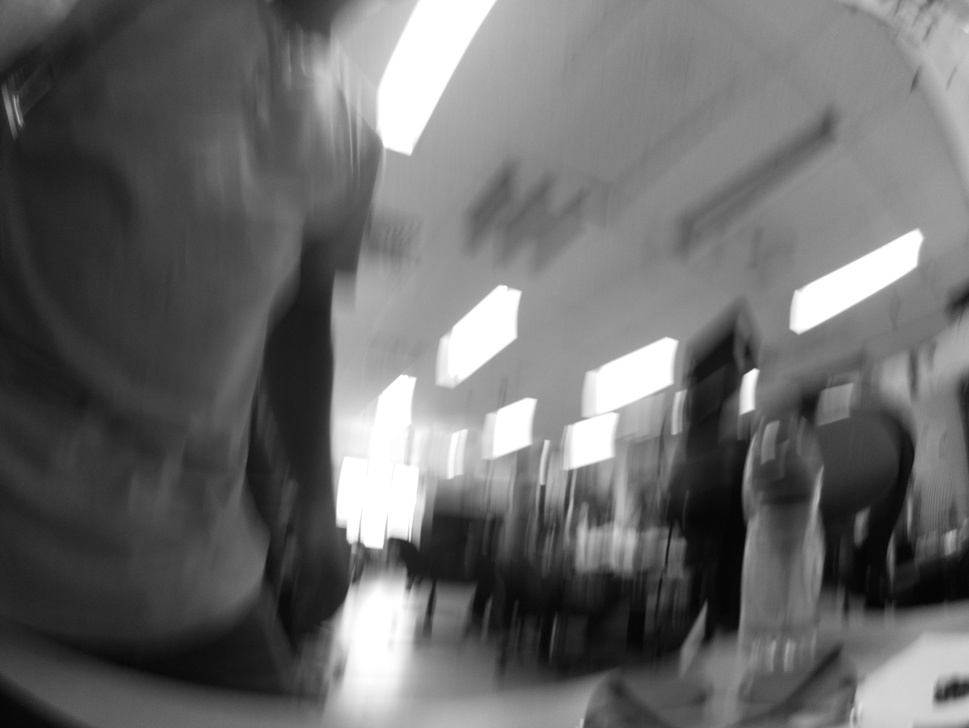
#> input picture yada_yada/1.jpg, 969 x 728 px, shrunk from 3280 x 2464 before the run, found by its file name
$ python Initiallize.py   (older library calls are emulated)
#> lines starting #> are read from the running program, lines starting #| are printed output that depends on the picture
import os
import cv2
import math

import base64

from pathlib import Path
import numpy as np


def main(name,path='', camera=0):
#> called with name = '1.jpg', camera = 0
    light_threshold=0.0001
    curve_dark_threshhold=0.5
    stars_dark_threshhold = 0.8

    #tate a picture
    #cahnge to: /pic/name
    #name_jpg='/pic/'+name+'.jpg'

    #os.system('raspistill -o -cs {} {}'.format(camera,name_jpg) )
    frame=cv2.imread(path+'pic/'+name)
#> frame is the input picture: shape (728, 969, 3); min 4, max 255, mean 106.4
    frame=cv2.cvtColor(frame, cv2.COLOR_BGR2GRAY)
#> frame: shape (728, 969)

    #get dark and light pixles:
    dark, light=dark_light(frame)
    qual= quality(frame)
    b_qual= int_to_bytes(qual)
    print('quality', qual)


    #compress to jpeg- get size:
    png_compression=50

    #change name- to /yadayada/name
    cv2.imwrite(path+'yada_yada/'+name, frame,[int(cv2.IMWRITE_PNG_COMPRESSION), png_compression])
    statinfo = os.stat(path+'yada_yada/'+name)
    size=int(statinfo.st_size/1000)
    b_size=int_to_bytes(size)
    print ('size', size)

    #classify the frame: 1- earth curve, 2- stars, 3-sun 0- unknown
    classify=0
    if(dark<curve_dark_threshhold):
        classify=1
    if (dark > stars_dark_threshhold):
        classify = 2
    if(light> light_threshold):
        classify=3
    b_classify=int_to_bytes(classify)
    print('classify:' ,classify)

    b_dark = float_to_int(dark, 1)
    b_dark = int_to_bytes(b_dark)

    b_light = float_to_int(light, 1)
    b_light = int_to_bytes(b_light)
    print('dark', dark,'light', light)

    #turn name to bytes:
    name=1
    b_name=int_to_bytes(int(name))
    #write file discriptor:
    #chamge to /to_send/name/
    file = open(str(0)+'.txt', "wb")
    print(b_name, b_dark, b_light,  b_qual, b_size,b_classify)
    file.write(b_dark)

    file.write(b_light)

    file.write(b_qual)

    file.write(b_size)

    file.write(b_classify)
    file.close()
    os.system('cd temp &&  mkdir {}'.format(name))
    crop(320, 180, name=name,path=path, frame=frame)
    images_to_file(name=name,path=path, type=1)

    # [8 lines of commented-out code are left out]
def dark_light(frame):
    imgheight, imgwidth = frame.shape[:2]
#> imgheight = 728; imgwidth = 969
    size = imgheight * imgwidth
#> size = 705432
    dark = 0
    light = 0
    for i in range(0, imgheight):
        for j in range(0, imgwidth):
            if (frame[i][j] < 5):
                dark = dark + 1
            if (frame[i][j] > 250):
                light = light + 1
#> after the loop, dark = 40; light = 35219
    #print(dark, light)
    dark=dark/size
#> dark = 5.67e-05
    light=light/size
#> light = 0.0499
#> in main, `dark, light=dark_light(frame)`: dark = 5.67e-05; light = 0.0499

    return dark,light

def quality(image):
    imgheight, imgwidth = image.shape[:2]
#> imgheight = 728; imgwidth = 969

    # (minVal, maxVal, minLoc, maxLoc) = cv2.minMaxLoc(gray)
    # sobelx = cv2.Sobel(image,cv2.CV_64F,1,0,ksize=11)
    # sobelx=sobelx*255
    edges = cv2.Canny(image, 80, 250)
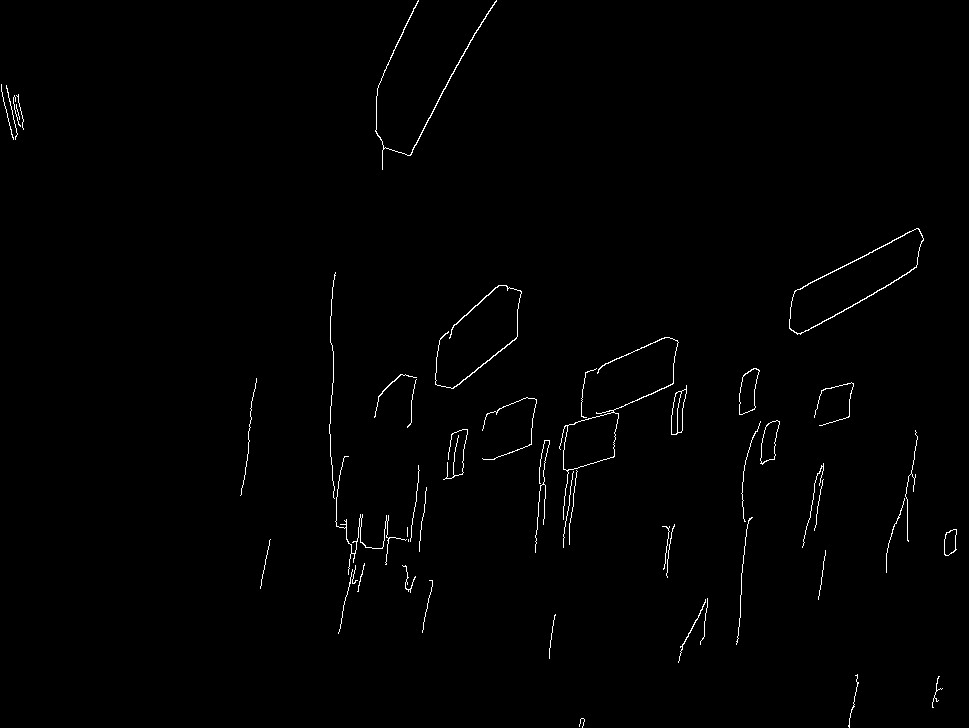
#> edges: shape (728, 969); 0.82% white in thin lines or dots
    quality=edges.sum() / 255 / (imgheight * imgwidth)
#> quality = 0.0082
    if(quality>0.1):
        quality=255
    else:
        quality=quality*1000
#> quality = 8.2
        quality=int(quality)
#> quality = 8
        # [6 lines of commented-out code are left out]
    return quality


# [70 lines left out: functions crop, images_to_file, pixel_normallize, pixel_to_int, float_to_int, int_to_pixel, not called in this run]


def int_to_bytes_touple(x):
    return [int_to_bytes(x[0]),int_to_bytes(x[1])]

def int_to_bytes(x):
    return x.to_bytes((x.bit_length() + 7) // 8, 'big')

def int_from_bytes_touple(x):
    return [int_from_bytes(x[0]),int_from_bytes(x[1])]

def int_from_bytes(xbytes: bytes):
    return int.from_bytes(xbytes, 'big')

main(path='/Users/revital/PycharmProjects/Satlla-KCG/',name='1.jpg')
#| quality 8
#> (the run stopped early here; a loop or call above may not have finished)
